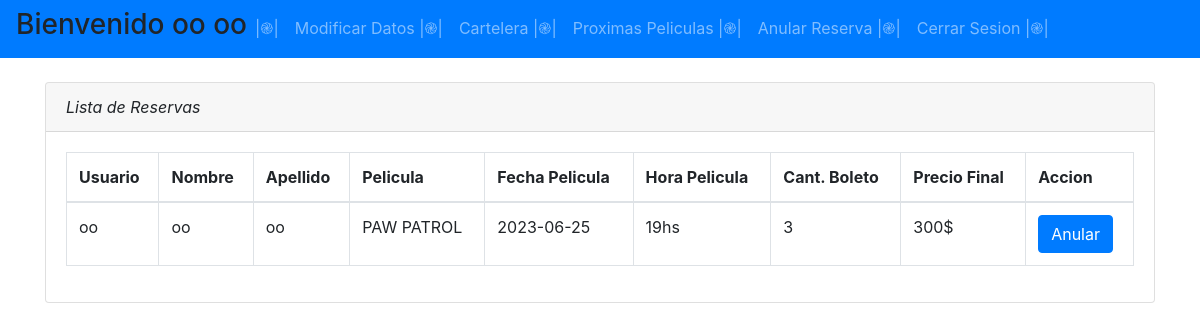
Page /Usuario/AnularReserva.php (signed in) on the committed database.
### tables this page shows
CREATE TABLE `proyecciones` (
  `IdVenta` int(11) NOT NULL,
  `IdPelicula` int(4) NOT NULL,
  `IdUsuario` int(11) NOT NULL,
  `fechaPelicula` date NOT NULL,
  `horaPelicula` text NOT NULL,
  `CantBoleto` int(2) NOT NULL COMMENT '50',
  `precioFinal` int(2) NOT NULL,
  `Anulada` text NOT NULL,
  `fechaReserva` date DEFAULT NULL
);

CREATE TABLE `usuarios` (
  `IdUsuario` int(11) NOT NULL,
  `nombre` varchar(50) NOT NULL,
  `apellido` varchar(50) NOT NULL,
  `usuario` varchar(50) NOT NULL,
  `telefono` varchar(17) NOT NULL,
  `email` varchar(50) NOT NULL,
  `contraseña` varchar(200) NOT NULL,
  `habilitado` varchar(2) NOT NULL,
  `privilegio` varchar(20) NOT NULL
);

CREATE TABLE `peliculas` (
  `IdPelicula` int(11) NOT NULL,
  `titulo` text NOT NULL,
  `duracion` text NOT NULL,
  `restriccionEdad` text NOT NULL,
  `categoria` text NOT NULL,
  `tipo` text NOT NULL,
  `precio` text NOT NULL DEFAULT '10',
  `descripcion` text NOT NULL,
  `imgResource` text NOT NULL,
  `habilitada` text NOT NULL
);

### Include/Funciones.php (called while the page is built, shortened)
<?php
function AnularBoleto($db,$NombreUsuario=null,$Valor=null,$IdVenta=null){
  if ($Valor =="Lista"){
    $sql="SELECT pr.IdVenta,us.IdUsuario,us.usuario,us.nombre,us.apellido,pe.titulo,pr.fechaPelicula,pr.horaPelicula,pr.CantBoleto, pr.precioFinal, pr.Anulada
    FROM proyecciones AS pr
    INNER JOIN peliculas AS pe ON pe.IdPelicula=pr.IdPelicula
    INNER JOIN usuarios AS us ON pr.IdUsuario =us.IdUsuario
    WHERE us.usuario LIKE '$NombreUsuario' AND pr.Anulada LIKE 'No'
    ORDER BY pr.fechaPelicula";
    $resultado=mysqli_query($db, $sql);
    return $resultado;
  }elseif ($Valor == "AnularVenta"){
$sql= "UPDATE proyecciones SET Anulada='Si',fechaReserva=null WHERE IdVenta='$IdVenta'";
$resultado=mysqli_query($db, $sql);
header("Location:AnularReserva.php");
  }
}
?>

### Usuario/AnularReserva.php (the view, shortened to what this page needs)
<?php
require_once "../Include/Conexion.php";
require_once "../Include/Funciones.php";
require_once "../Include/Cabecera.php";
$NombreUsuario = $_SESSION['Usuario'];
$listaVentas = AnularBoleto($db,$NombreUsuario,"Lista");
?>
<br />
<div class="container">
    <div class="card">
        <div class="card-header"><em>Lista de Reservas</em></div>
        <div class="card-body">
            <table class="table table-bordered">
                <thead>
                    <tr>
                        <th>Usuario</th>
                        <th>Nombre</th>
                        <th>Apellido</th>
                        <th>Pelicula</th>
                        <th>Fecha Pelicula</th>
                        <th>Hora Pelicula</th>
                        <th>Cant. Boleto</th>
                        <th>Precio Final</th>
                        <th>Accion</th>
                    </tr>
                </thead>
                <tbody>
                    <?php
                    foreach ($listaVentas as $Ventas) {
                        ?>
                        <tr>
                            <td>
                                <?php echo $Ventas['usuario'] ?>
                            </td>
                            <td>
                                <?php echo $Ventas['nombre'] ?>
                            </td>
                            <td>
                                <?php echo $Ventas['apellido'] ?>
                            </td>
                            <td>
                                <?php echo $Ventas['titulo'] ?>
                            </td>
                            <td>
                                <?php echo $Ventas['fechaPelicula'] ?>
                            </td>
                            <td>
                                <?php echo $Ventas['horaPelicula'] ?>
                            </td>
                            <td>
                                <?php echo $Ventas['CantBoleto'] ?>
                            </td>
                            <td>
                                <?php echo $Ventas['precioFinal'] ."$" ?>
                            </td>
                            <td>
                                <form method="post">
                                    <input type="submit" name="AnularVenta" value="Anular" class="btn btn-primary"
                                        onclick="return Anular()">
                                </form>
                        </tr>
                    <?php }
                    ?>
                </tbody>
            </table>
        </div>
    </div>
    <br />
</div>

### rows in the picture
proyecciones: IdUsuario.usuario "oo", IdUsuario.nombre "oo", IdUsuario.apellido "oo", IdPelicula.titulo "PAW PATROL", fechaPelicula "2023-06-25", horaPelicula "19hs", CantBoleto "3", precioFinal "300"

### other values in the picture
$_SESSION['NombreUsuario'] "oo"
$_SESSION['ApellidoUsuario'] "oo"
